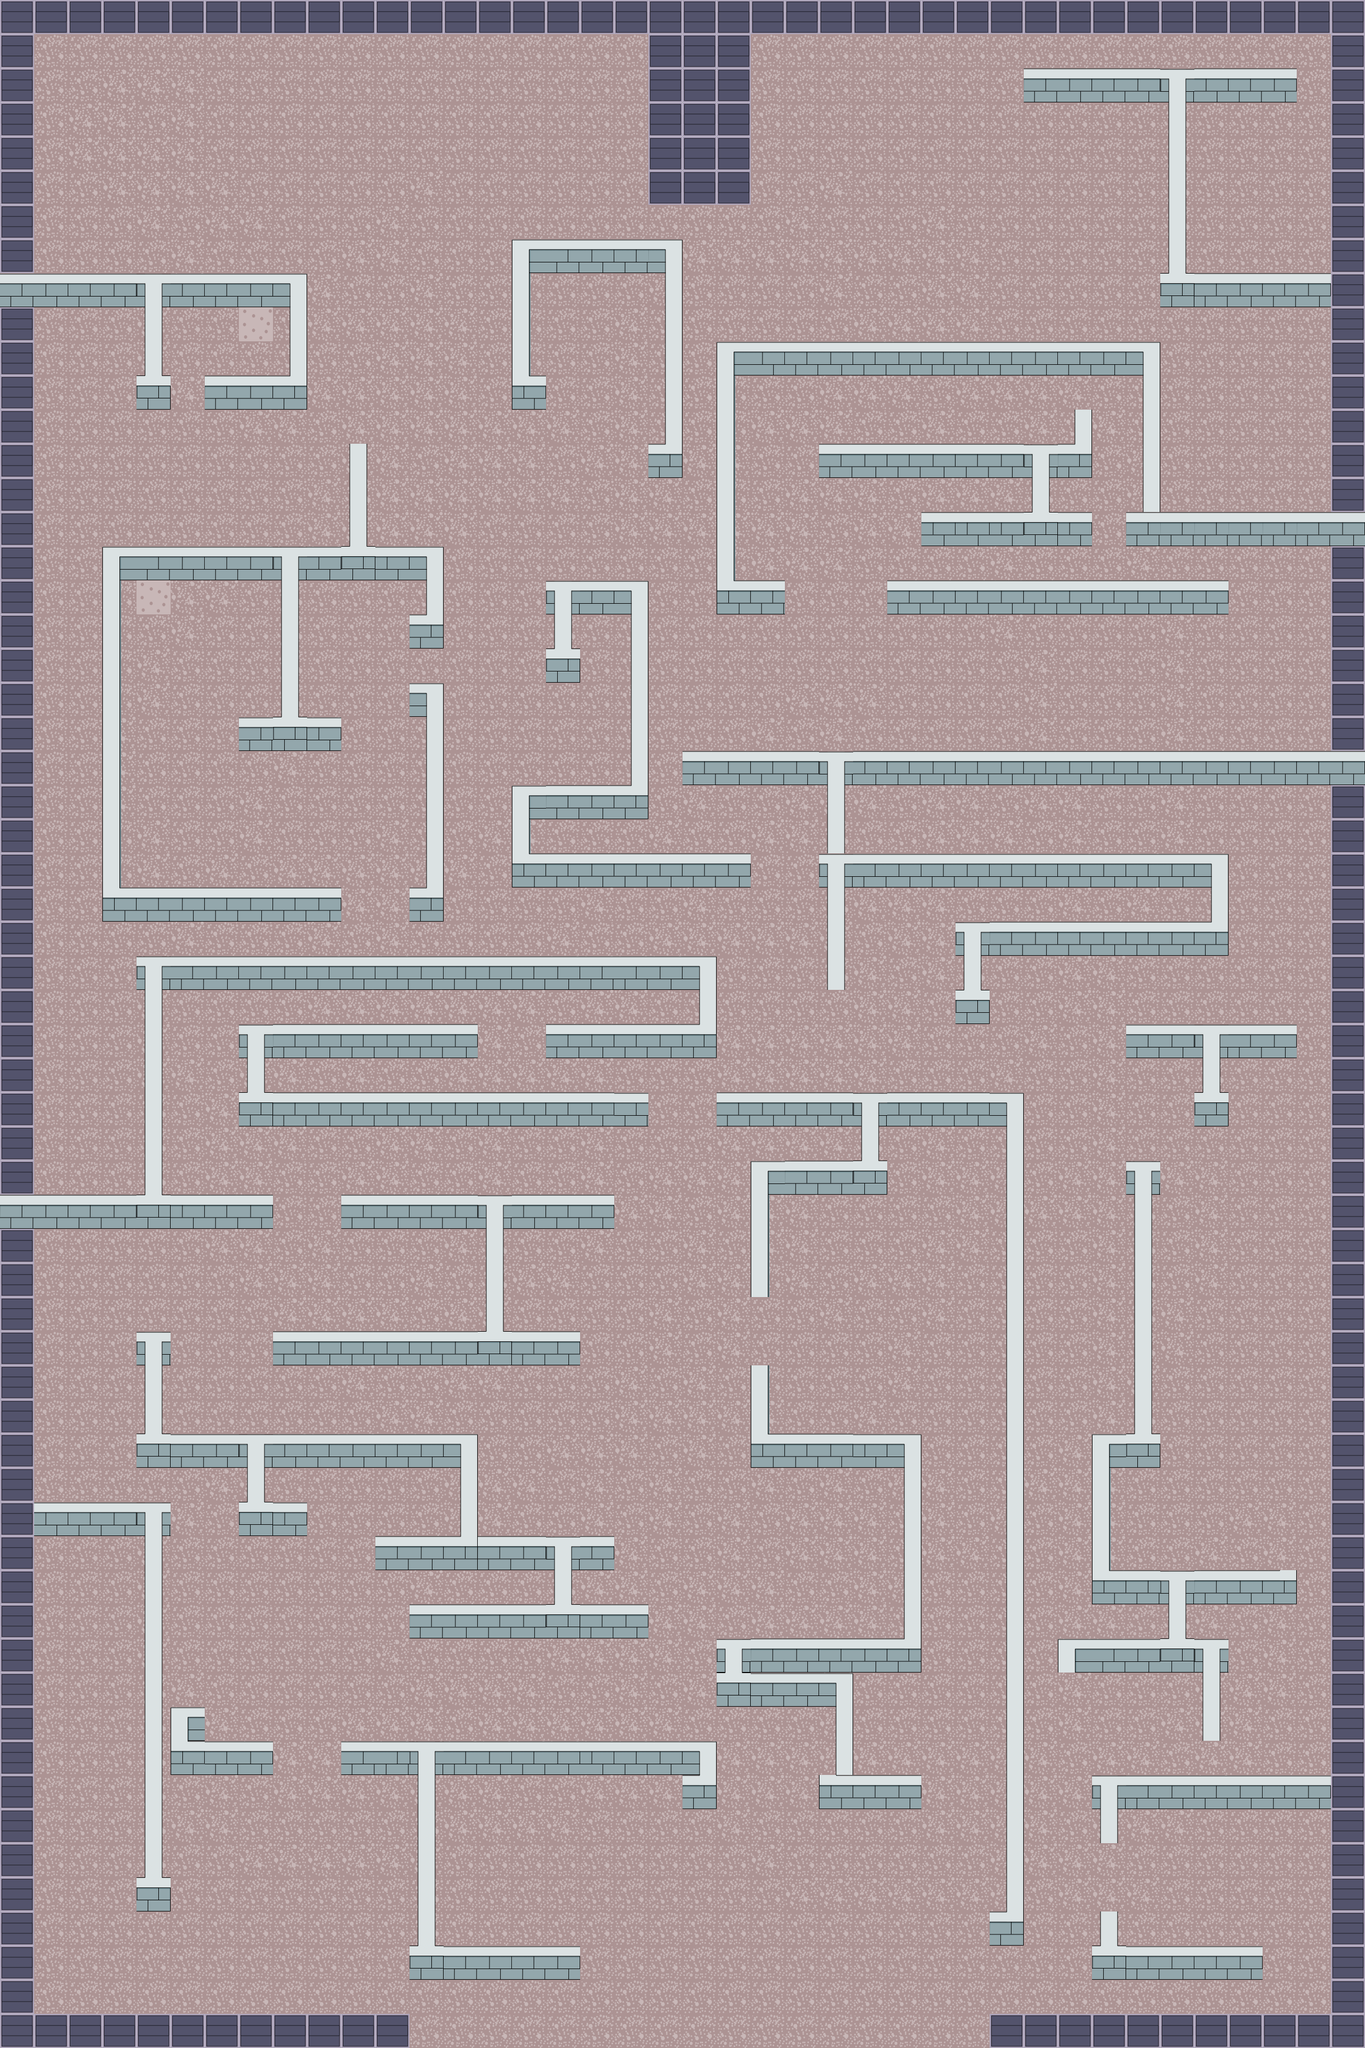

A level layout from a 2D game, rendered from its tile map. Below: a short description, then the map file with tile-grid data replaced by summaries:
An orthogonal 40x60 tile map with 64x64 px tiles, 2 tile layers (layer0, layer1) and 90 objects (b, a, 2, 3, 4).

<map version="1.0" orientation="orthogonal" width="40" height="60" tilewidth="64" tileheight="64">
 <tileset firstgid="1" name="tilesheet-1" tilewidth="64" tileheight="64" spacing="4" margin="2">
  <image source="tilesheet-1_2x-fixed.png" width="816" height="1224" />
 </tileset>
 <layer name="layer0" width="40" height="60">
  <data>[2400 cells, 2400 non-empty, 4 distinct tile ids]</data>
 </layer>
 <layer name="layer1" width="40" height="60">
  <data>[2400 cells, 489 non-empty, 13 distinct tile ids]</data>
 </layer>
 <objectgroup draworder="topdown" name="solids" width="40" height="60">
  <object x="65" y="3780" width="701" height="65" />
  <object x="1862" y="3771" width="701" height="65" />
 </objectgroup>
 <objectgroup draworder="topdown" name="generator-defendant" width="40" height="60">
  <object name="b" x="265" y="1103" width="26" height="26" />
  <object name="a" x="476" y="600" width="31" height="26" />
 </objectgroup>
 <objectgroup draworder="topdown" name="generator-attacker" width="40" height="60" opacity="0.99">
  <object name="2" x="1995" y="547" width="64" height="29" />
  <object name="3" x="1982" y="1028" width="34" height="28" />
  <object name="4" x="1896" y="263" width="29" height="27" />
 </objectgroup>
 <objectgroup draworder="topdown" name="goal" width="40" height="60">
  <object x="768" y="3768" width="1086" height="95" />
 </objectgroup>
 <objectgroup draworder="topdown" name="defendants" width="40" height="60">
  <object x="439" y="3130">
   <ellipse />
  </object>
  <object x="528" y="1429">
   <ellipse />
  </object>
  <object x="2041" y="3288">
   <ellipse />
  </object>
  <object x="2058" y="3266">
   <ellipse />
  </object>
  <object x="610" y="1183">
   <ellipse />
  </object>
  <object x="2001" y="3335">
   <ellipse />
  </object>
  <object x="2051" y="3319">
   <ellipse />
  </object>
  <object x="2027" y="3262">
   <ellipse />
  </object>
  <object x="335" y="1207">
   <ellipse />
  </object>
  <object x="349" y="1233">
   <ellipse />
  </object>
  <object x="1940" y="3247">
   <ellipse />
  </object>
  <object x="1956" y="3269">
   <ellipse />
  </object>
  <object x="394" y="1172">
   <ellipse />
  </object>
  <object x="1982" y="3234">
   <ellipse />
  </object>
  <object x="425" y="1176">
   <ellipse />
  </object>
  <object x="2015" y="3234">
   <ellipse />
  </object>
  <object x="320" y="1152">
   <ellipse />
  </object>
  <object x="453" y="3169">
   <ellipse />
  </object>
  <object x="522" y="3113">
   <ellipse />
  </object>
  <object x="551" y="3173">
   <ellipse />
  </object>
 </objectgroup>
 <objectgroup draworder="topdown" name="attackers" width="40" height="60">
  <object x="501" y="141">
   <ellipse />
  </object>
  <object x="529" y="142">
   <ellipse />
  </object>
  <object x="692" y="204">
   <ellipse />
  </object>
  <object x="554" y="141">
   <ellipse />
  </object>
  <object x="692" y="229">
   <ellipse />
  </object>
  <object x="554" y="166">
   <ellipse />
  </object>
  <object x="529" y="167">
   <ellipse />
  </object>
  <object x="501" y="166">
   <ellipse />
  </object>
  <object x="478" y="173">
   <ellipse />
  </object>
  <object x="569" y="191">
   <ellipse />
  </object>
  <object x="544" y="192">
   <ellipse />
  </object>
  <object x="516" y="191">
   <ellipse />
  </object>
  <object x="535" y="251">
   <ellipse />
  </object>
  <object x="497" y="202">
   <ellipse />
  </object>
  <object x="560" y="225">
   <ellipse />
  </object>
  <object x="778" y="349">
   <ellipse />
  </object>
  <object x="789" y="312">
   <ellipse />
  </object>
  <object x="779" y="284">
   <ellipse />
  </object>
  <object x="988" y="135">
   <ellipse />
  </object>
  <object x="507" y="250">
   <ellipse />
  </object>
  <object x="535" y="226">
   <ellipse />
  </object>
  <object x="570" y="303">
   <ellipse />
  </object>
  <object x="560" y="250">
   <ellipse />
  </object>
  <object x="507" y="225">
   <ellipse />
  </object>
  <object x="1142" y="343">
   <ellipse />
  </object>
  <object x="972" y="165">
   <ellipse />
  </object>
  <object x="919" y="165">
   <ellipse />
  </object>
  <object x="891" y="164">
   <ellipse />
  </object>
  <object x="1083" y="284">
   <ellipse />
  </object>
  <object x="1114" y="367">
   <ellipse />
  </object>
  <object x="1108" y="283">
   <ellipse />
  </object>
  <object x="1157" y="393">
   <ellipse />
  </object>
  <object x="1089" y="368">
   <ellipse />
  </object>
  <object x="1151" y="309">
   <ellipse />
  </object>
  <object x="891" y="189">
   <ellipse />
  </object>
  <object x="1114" y="342">
   <ellipse />
  </object>
  <object x="1104" y="393">
   <ellipse />
  </object>
  <object x="897" y="273">
   <ellipse />
  </object>
  <object x="1070" y="308">
   <ellipse />
  </object>
  <object x="897" y="248">
   <ellipse />
  </object>
  <object x="1076" y="392">
   <ellipse />
  </object>
  <object x="1089" y="343">
   <ellipse />
  </object>
  <object x="1123" y="308">
   <ellipse />
  </object>
  <object x="1098" y="309">
   <ellipse />
  </object>
  <object x="1142" y="368">
   <ellipse />
  </object>
  <object x="1129" y="392">
   <ellipse />
  </object>
  <object x="944" y="164">
   <ellipse />
  </object>
  <object x="1136" y="284">
   <ellipse />
  </object>
  <object x="888" y="142">
   <ellipse />
  </object>
  <object x="742" y="238">
   <ellipse />
  </object>
  <object x="773" y="212">
   <ellipse />
  </object>
  <object x="753" y="201">
   <ellipse />
  </object>
  <object x="780" y="235">
   <ellipse />
  </object>
  <object x="718" y="225">
   <ellipse />
  </object>
  <object x="725" y="200">
   <ellipse />
  </object>
  <object x="888" y="117">
   <ellipse />
  </object>
  <object x="739" y="340">
   <ellipse />
  </object>
  <object x="753" y="367">
   <ellipse />
  </object>
  <object x="725" y="366">
   <ellipse />
  </object>
  <object x="711" y="339">
   <ellipse />
  </object>
  <object x="548" y="277">
   <ellipse />
  </object>
  <object x="576" y="278">
   <ellipse />
  </object>
 </objectgroup>
</map>